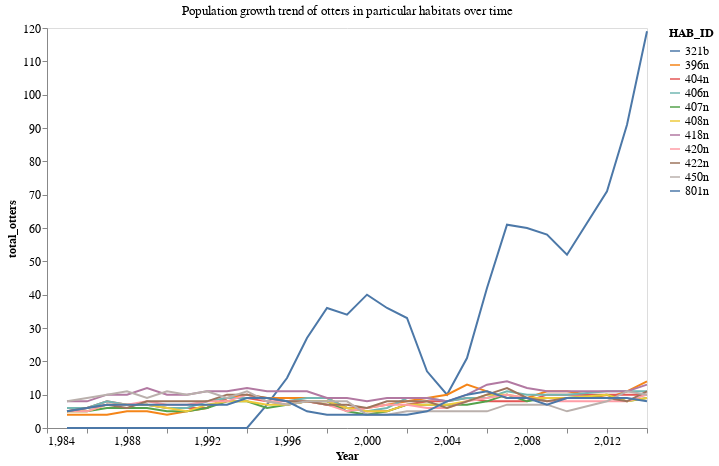

This figure's notebook cell:
### Markdown cell above
We plot the population growth trend of otters over years for habitats where minimum otter count is 200.

### Code cell
habitat_plot_over_years(hab_groups, threshold=200)

### Figure 1 — Vega-Lite specification as saved in the notebook (floating-point values rounded to 4 significant figures; data arrays with more than 128 entries replaced by an {"elided": "..."} marker saying what was removed)
{"config": {"view": {"continuousWidth": 400, "continuousHeight": 300}, "axis": {"grid": false, "labelFontSize": 12, "titleFontSize": 12}, "legend": {"labelFontSize": 12, "titleFontSize": 12}, "title": {"fontSize": 13, "fontWeight": "normal"}}, "data": {"name": "data-bd8018808989d14e74a824c8c7134bb0"}, "mark": "line", "encoding": {"color": {"type": "nominal", "field": "HAB_ID"}, "x": {"type": "quantitative", "field": "Year"}, "y": {"type": "quantitative", "field": "total_otters"}}, "height": 400, "title": {"text": ["Population growth trend of otters in particular habitats over time"]}, "width": 600, "$schema": "https://vega.github.io/schema/vega-lite/v4.8.1.json", "datasets": {"data-bd8018808989d14e74a824c8c7134bb0": {"elided": "319 records"}}}
